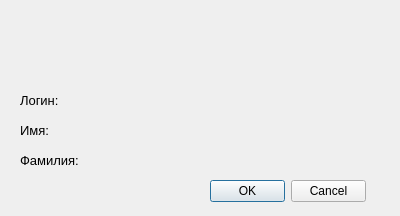
<?xml version="1.0" encoding="UTF-8"?>
<ui version="4.0">
 <class>Form</class>
 <widget class="QWidget" name="Form">
  <property name="geometry">
   <rect>
    <x>0</x>
    <y>0</y>
    <width>400</width>
    <height>216</height>
   </rect>
  </property>
  <property name="windowTitle">
   <string>Form</string>
  </property>
  <widget class="QLabel" name="message">
   <property name="geometry">
    <rect>
     <x>20</x>
     <y>20</y>
     <width>351</width>
     <height>51</height>
    </rect>
   </property>
   <property name="font">
    <font>
     <pointsize>11</pointsize>
    </font>
   </property>
   <property name="text">
    <string/>
   </property>
   <property name="alignment">
    <set>Qt::AlignJustify|Qt::AlignTop</set>
   </property>
   <property name="wordWrap">
    <bool>true</bool>
   </property>
  </widget>
  <widget class="QLabel" name="label_2">
   <property name="geometry">
    <rect>
     <x>20</x>
     <y>90</y>
     <width>71</width>
     <height>21</height>
    </rect>
   </property>
   <property name="font">
    <font>
     <pointsize>10</pointsize>
    </font>
   </property>
   <property name="text">
    <string>Логин:</string>
   </property>
  </widget>
  <widget class="QLabel" name="label_4">
   <property name="geometry">
    <rect>
     <x>20</x>
     <y>120</y>
     <width>71</width>
     <height>21</height>
    </rect>
   </property>
   <property name="font">
    <font>
     <pointsize>10</pointsize>
    </font>
   </property>
   <property name="text">
    <string>Имя:</string>
   </property>
  </widget>
  <widget class="QLabel" name="label_5">
   <property name="geometry">
    <rect>
     <x>20</x>
     <y>150</y>
     <width>71</width>
     <height>21</height>
    </rect>
   </property>
   <property name="font">
    <font>
     <pointsize>10</pointsize>
    </font>
   </property>
   <property name="text">
    <string>Фамилия:</string>
   </property>
  </widget>
  <widget class="QDialogButtonBox" name="confirm_box">
   <property name="geometry">
    <rect>
     <x>210</x>
     <y>180</y>
     <width>156</width>
     <height>23</height>
    </rect>
   </property>
   <property name="standardButtons">
    <set>QDialogButtonBox::Cancel|QDialogButtonBox::Ok</set>
   </property>
  </widget>
  <widget class="QLabel" name="surname">
   <property name="geometry">
    <rect>
     <x>90</x>
     <y>150</y>
     <width>281</width>
     <height>21</height>
    </rect>
   </property>
   <property name="font">
    <font>
     <pointsize>10</pointsize>
    </font>
   </property>
   <property name="text">
    <string/>
   </property>
  </widget>
  <widget class="QLabel" name="name">
   <property name="geometry">
    <rect>
     <x>90</x>
     <y>120</y>
     <width>281</width>
     <height>21</height>
    </rect>
   </property>
   <property name="font">
    <font>
     <pointsize>10</pointsize>
    </font>
   </property>
   <property name="text">
    <string/>
   </property>
  </widget>
  <widget class="QLabel" name="login">
   <property name="geometry">
    <rect>
     <x>90</x>
     <y>90</y>
     <width>281</width>
     <height>21</height>
    </rect>
   </property>
   <property name="font">
    <font>
     <pointsize>10</pointsize>
    </font>
   </property>
   <property name="text">
    <string/>
   </property>
  </widget>
 </widget>
 <resources/>
 <connections/>
</ui>
